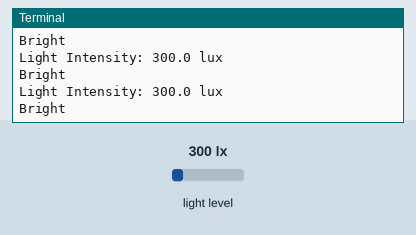
This program was run on a simulated Raspberry Pi (BCM pin numbers). Parts: the last lines printed to the terminal. Inputs (shaded band) come from the test bench; at power-on: light level 300 lx.

Above: at 4.4 s.
4.5 s: light level set to 46 lx
At 5.6 s:
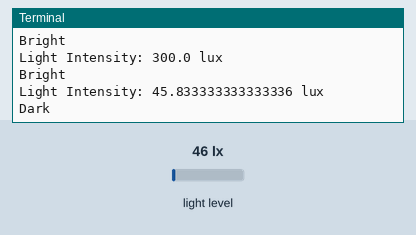
6.0 s: light level set to 52 lx
At 6.5 s:
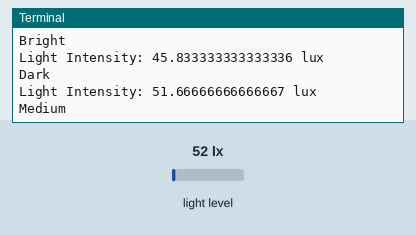
Timing chart, 0 to 9.0 s (numbered marks = the images above; inputs shaded):
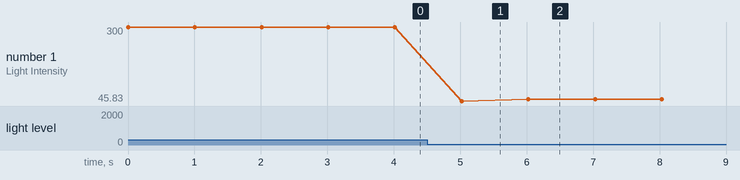

Measured:
- the behaviour switches between 49 and 50 lx on light level (found by bisection; images 1 and 2)
- after the input at 4.5 s, the terminal: prints a new line after 0.52 s (image 1)
- after the input at 6.0 s, the terminal: prints a new line at once (image 2)
- plotted number 1: 300 → 45.83 after the input at 4.5 s, 45.83 → 51.67 after the input at 6.0 s

The program:

Week8D.py
```python
import smbus # For creating bus instances
import time

DEVICE = 0x23 # I2C device address
ONE_TIME_HIGH_RES_MODE = 0x20

bus = smbus.SMBus(1)

# Function to read data from device
def readLight(addr=DEVICE):
  reading = bus.read_i2c_block_data(addr,ONE_TIME_HIGH_RES_MODE)
  result = ((reading[1] + (256 * reading[0])) / 1.2)
  return result


while True:
   value = readLight()
   print ("Light Intensity: " + str(value) + " lux")

   if(value < 20):
	   print("Too Dark")
   elif(value < 50 and value >= 20):
	   print("Dark")
   elif(value < 100 and value >= 50):
	   print("Medium")
   elif(value < 1000 and value >= 100):
	   print("Bright")
   else:
	   print("Too Bright")

   time.sleep(1.0)
```
